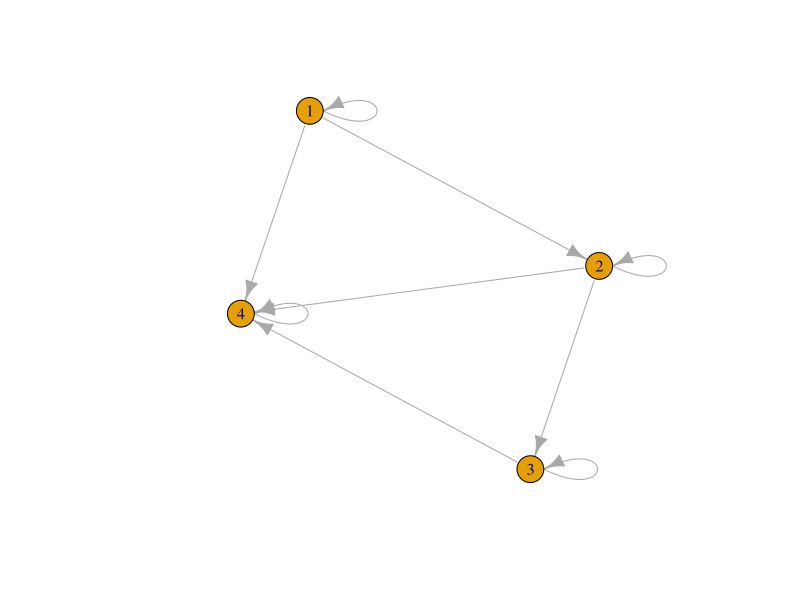

Here is the R script that generated this plot:
## ---- chunk 1
knitr::opts_chunk$set(echo = TRUE)
## ---- chunk 2
library('igraph')
Amat <- matrix(c(1,0,0,0,1,1,0,0,0,1,1,0,1,1,1,1),nrow=4,ncol=4)
Amati <- graph.adjacency(Amat)
plot(Amati)
sAmat <- Amat * 0.7 # each potential link has probability 0.7 of existing - this will sometimes be useful
## ---- chunk 3

invdetf <- function(adjmat, start.choice, stoch=F){

  ### for all three functions, need to add in the definitions for the input variables...
  
  dimL <- dim(adjmat)[1] # number of rows of adjacency matrix
  t1 <- matrix( 0 * 1:dimL, nrow=1)
  t1[,start.choice] <- 1 # starting node labelled 1
  
  # if a stochastic model, generate the adjacency matrix for this simulation
    # if stochastic, assumes the adjacency matrix is made up of probabilities

  if(stoch){ # need to think about the temporal resolution of stochasticity...
    adjmat <- (matrix(runif(dimL^2), ncol=dimL) < adjmat)
  }

  # generate the infection status for each node at each time point until spread stops

  outmat <- t1
  infcount.pre <- 1
  infcount.post <- -9 # perhaps improve structure

  while(sum(t1) < dimL & infcount.pre != infcount.post){
    infcount.pre <- sum(t1) # perhaps change to infcount.pre <- infcount.post
    t1 <- as.numeric(t1 %*% adjmat > 0)
    infcount.post <- sum(t1)
    outmat <- rbind(outmat,t1) # row i is the ith time point
  }

  # find the num infected for each single sampling node, 
     # assuming infected node stays infected...
	# consider whether to set diag...

  # find the number of nodes infected at each time
  inft <- rowSums(outmat)

  # find the first time each node is invaded, and number of nodes infected at that time
  firstt <- -99 + 0*1:dimL # first time each node is invaded
  numt <- firstt # number of nodes infected at that time

  for (i in 1:dimL){ # col i is the ith sample node

    if (sum(outmat[,i] > 0)){ # if node i ever gets infected
      firstt[i] <- min(which(outmat[,i] > 0)) # first time
      numt[i] <- inft[firstt[i]] # how many nodes at that time
    }
    else {
      firstt[i] <- Inf
      numt[i] <- max(inft)
    }

  }

  # for each node, time first invaded and number of nodes infected at that time
  sampnode <- cbind(firstt, numt)

  list(outmat=outmat, sampnode=sampnode)
}
## ---- chunk 4
invdetf(adjmat=Amat, start.choice=2) # in this case, the second node was selected as the starting point
invdetf(adjmat=sAmat, start.choice=2,stoch=T) # stochastic version
## ---- chunk 5
allstartf <- function(adjmat2, stoch2=F){

  dimL <- dim(adjmat2)[1]

  alloutmat <- matrix(-99, ncol=dimL, nrow=dimL)

  for (i in 1:dimL) {
    alloutmat[i,] <- invdetf(adjmat=adjmat2, start.choice=i, stoch=stoch2)$sampnode[,2]
  }

alloutmat
}
## ---- chunk 6
allstartf(adjmat2=Amat)

allstartf(adjmat2=sAmat, stoch2=T)
## ---- chunk 7
multisimf <- function(adjmat3, stoch3=F, nsim=1) {

  dimL <- dim(adjmat3)[1]

  outarr <- array(-99, c(dimL,dimL,nsim)) # all results
  meanarr <- matrix(-99, ncol=dimL, nrow=dimL) # mean of results
  vararr <- meanarr # variance of results

  for (i3 in 1:nsim){
    tempout <- allstartf(adjmat2=adjmat3,stoch2=stoch3)
    outarr[,,i3] <- tempout
  }

  for (i3 in 1:dimL) {
    for (i4 in 1:dimL) {
      meanarr[i3,i4] <- mean(outarr[i3,i4,])
      vararr[i3,i4] <- var(outarr[i3,i4,])
  } }
# consider potential use of apply to replace the second loop

  list(outarr=outarr, meanarr=meanarr, vararr=vararr)
}

## ---- chunk 8
multisimf(adjmat3=sAmat, stoch=T, nsim=10)
## ---- chunk 9
wtsimf <- function(msf.out, adjmat5, wtvec, nodenam=NA) {

  dimL <- dim(adjmat5)[1]

  matop <- msf.out$meanarr
  wtarr <- wtvec * matop

  # find failure rate for each sampling node
  sampfail <- colSums(wtarr)
  tsampfail <- data.frame(1:dimL, sampfail, nodenam)
  
  list(wtarr=wtarr, tsampfail=tsampfail)
}

## ---- chunk 10

wtvec.ex <- c(0.001,0.2,0.798,0.001) # weights indicating the relative likelihood that each of four nodes is the introduction node for an invasion 

msf.outex <- multisimf(adjmat3=sAmat, stoch=T, nsim=10)

wtsimf(msf.out=msf.outex, adjmat5=sAmat, wtvec=wtvec.ex)

wtsimf(msf.out=msf.outex, adjmat5=sAmat, wtvec=wtvec.ex, nodenam=c("KS","NE","ND","SD"))

